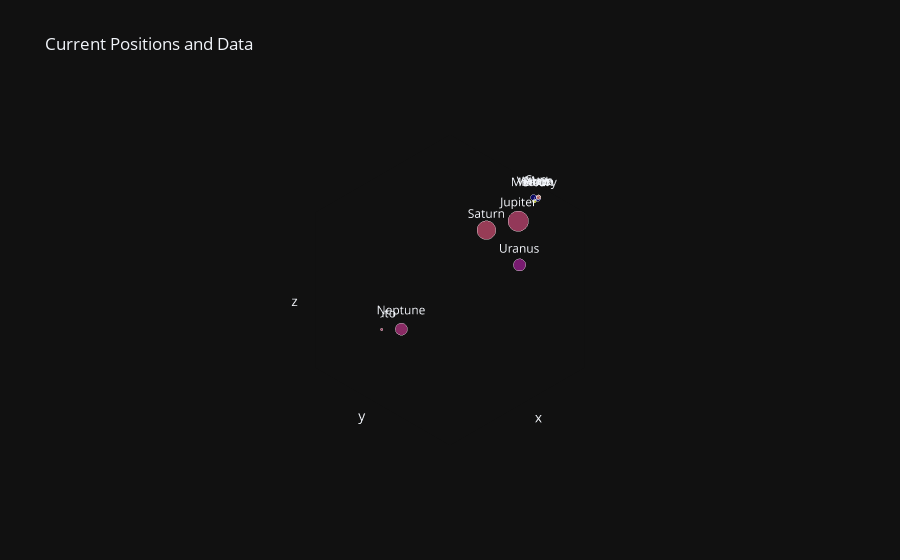

Source (notebook cell):
### Code cell
solar_system.interactive(3)

### Figure 1 — Plotly figure (JSON) as saved in the notebook; plotly's stock layout.template omitted (floating-point values rounded to 4 significant figures)
{"data": [{"hovertemplate": "<b>%{hovertext}</b><br><br>x=%{x}<br>y=%{y}<br>z=%{z}<br>size=%{marker.size}<br>text=%{text}<br>color=%{marker.color}<extra></extra>", "hovertext": ["Sun", "Mercury", "Venus", "Earth", "Moon", "Mars", "Jupiter", "Saturn", "Uranus", "Neptune", "Pluto"], "legendgroup": "", "marker": {"color": [0, 38930.0, -29400.0, -29380.0, -28490.0, 17610.0, 4997.0, 6430.0, -4683.0, 719.9, 5006.0], "coloraxis": "coloraxis", "size": [135000, 4897000, 12104000, 12756000, 3475000, 6792000, 142984000, 120356000, 51118000, 49528000, 2370000], "sizemode": "area", "sizeref": 357460, "symbol": "circle"}, "mode": "markers+text", "name": "", "scene": "scene", "showlegend": false, "text": ["Sun", "Mercury", "Venus", "Earth", "Moon", "Mars", "Jupiter", "Saturn", "Uranus", "Neptune", "Pluto"], "type": "scatter3d", "x": [112700000.0, 51550000000.0, 29100000000.0, 39220000000.0, 39330000000.0, 60020000000.0, 727500000000.0, 1207000000000.0, 2009000000000.0, 4450000000000.0, 2408000000000.0], "y": [-27100000.0, -19410000000.0, -103200000000.0, 142300000000.0, 142700000000.0, 223400000000.0, 129100000000.0, -839700000000.0, 2149000000000.0, -451300000000.0, -4587000000000.0], "z": [-2408000.0, -6350000000.0, -3056000000.0, 15130000.0, 34140000.0, 3224000000.0, -16810000000.0, -33460000000.0, -18050000000.0, -93230000000.0, -206200000000.0]}], "layout": {"coloraxis": {"colorbar": {"title": {"text": "color"}}, "colorscale": [[0, "#0d0887"], [0.1111, "#46039f"], [0.2222, "#7201a8"], [0.3333, "#9c179e"], [0.4444, "#bd3786"], [0.5556, "#d8576b"], [0.6667, "#ed7953"], [0.7778, "#fb9f3a"], [0.8889, "#fdca26"], [1, "#f0f921"]], "showscale": false}, "hovermode": "x", "legend": {"itemsizing": "constant", "tracegroupgap": 0}, "scene": {"camera": {"projection": {"type": "orthographic"}}, "domain": {"x": [0, 1], "y": [0, 1]}, "xaxis": {"showgrid": false, "showticklabels": false, "title": {"text": "x"}, "zeroline": false}, "yaxis": {"showgrid": false, "showticklabels": false, "title": {"text": "y"}, "zeroline": false}, "zaxis": {"showgrid": false, "showticklabels": false, "title": {"text": "z"}, "zeroline": false}}, "title": {"text": "Current Positions and Data"}}}
